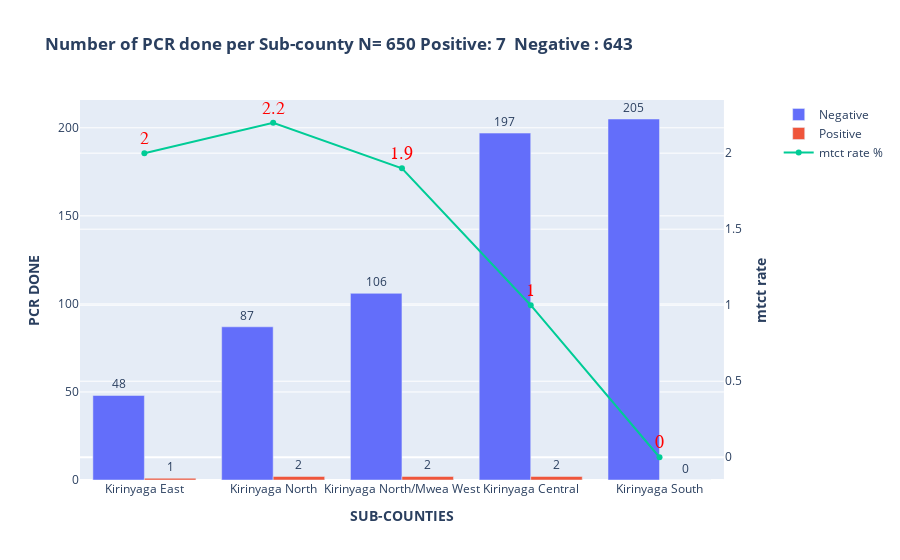

The cell this chart's notebook holds for it:
### Code cell
# positives=positives.sort_values('TX_CURR')
positives
# fig=px.bar(positives,x='Sub-Counties',y=['tx curr target','Negative ','Positive'],title=F"TX CURR BY SUB-COUNTIES N={total_curr}"
#            f"    Positive: {Positive}  Negative : {Negative }",hover_data=['tx curr target','TX_CURR','Sub-Counties','achievement %'],
#            labels={'tx curr target':'TX_CURR TARGET','TX_CURR':'Current TX_CURR'},barmode='group')

# texts=[positives['Negative '],positives['Positive']]
# for i, t in enumerate(texts):
#     fig.data[i].text = t
#     fig.data[i].textposition = 'outside'
# Create figure with secondary y-axis
fig = make_subplots(specs=[[{"secondary_y": True}]])

# Add traces
fig.add_trace(
    go.Bar(x=positives['Sub-Counties'],
           y=positives['Negative'], name="Negative", text=positives['Negative'], textposition='outside'),
    secondary_y=False,
)
fig.add_trace(
go.Bar(x=positives['Sub-Counties'],
       y=positives['Positive'], name="Positive", text=positives['Positive'], textposition='outside'),
secondary_y=False,
)

fig.add_trace(
    go.Scatter(x=positives['Sub-Counties'],
               y=positives['mtct rate'], name="mtct rate %", text=positives['mtct rate'], textposition='top center', mode="lines+markers+text",
              textfont_size=18,textfont=dict(
                                                family="sans serif",
                                                size=22,
                                                color="RED")),
    secondary_y=True,
)


# Add figure title
fig.update_layout(
    title_text=f"<b>Number of PCR done per Sub-county N= {pcr_done} Positive: {positive_sample}  Negative : {negative_sample }<b>"
)

# Set x-axis title
fig.update_xaxes(title_text="<b>SUB-COUNTIES<b>")

# Set y-axes titles
fig.update_yaxes(title_text="<b>PCR DONE</b> ", secondary_y=False)
fig.update_yaxes(title_text="<b>mtct rate</b>", secondary_y=True)

fig.show()

### Figure 1 — Plotly figure (JSON) as saved in the notebook; plotly's stock layout.template omitted (floating-point values rounded to 4 significant figures)
{"data": [{"name": "Negative", "text": [48, 87, 106, 197, 205], "textposition": "outside", "type": "bar", "x": ["Kirinyaga East", "Kirinyaga North", "Kirinyaga North/Mwea West", "Kirinyaga Central", "Kirinyaga South"], "xaxis": "x", "y": [48, 87, 106, 197, 205], "yaxis": "y"}, {"name": "Positive", "text": [1, 2, 2, 2, 0], "textposition": "outside", "type": "bar", "x": ["Kirinyaga East", "Kirinyaga North", "Kirinyaga North/Mwea West", "Kirinyaga Central", "Kirinyaga South"], "xaxis": "x", "y": [1, 2, 2, 2, 0], "yaxis": "y"}, {"mode": "lines+markers+text", "name": "mtct rate %", "text": [2, 2.2, 1.9, 1, 0], "textfont": {"color": "RED", "family": "sans serif", "size": 18}, "textposition": "top center", "type": "scatter", "x": ["Kirinyaga East", "Kirinyaga North", "Kirinyaga North/Mwea West", "Kirinyaga Central", "Kirinyaga South"], "xaxis": "x", "y": [2, 2.2, 1.9, 1, 0], "yaxis": "y2"}], "layout": {"title": {"text": "<b>Number of PCR done per Sub-county N= 650 Positive: 7  Negative : 643<b>"}, "xaxis": {"anchor": "y", "domain": [0, 0.94], "title": {"text": "<b>SUB-COUNTIES<b>"}}, "yaxis": {"anchor": "x", "domain": [0, 1], "title": {"text": "<b>PCR DONE</b> "}}, "yaxis2": {"anchor": "x", "overlaying": "y", "side": "right", "title": {"text": "<b>mtct rate</b>"}}}}
